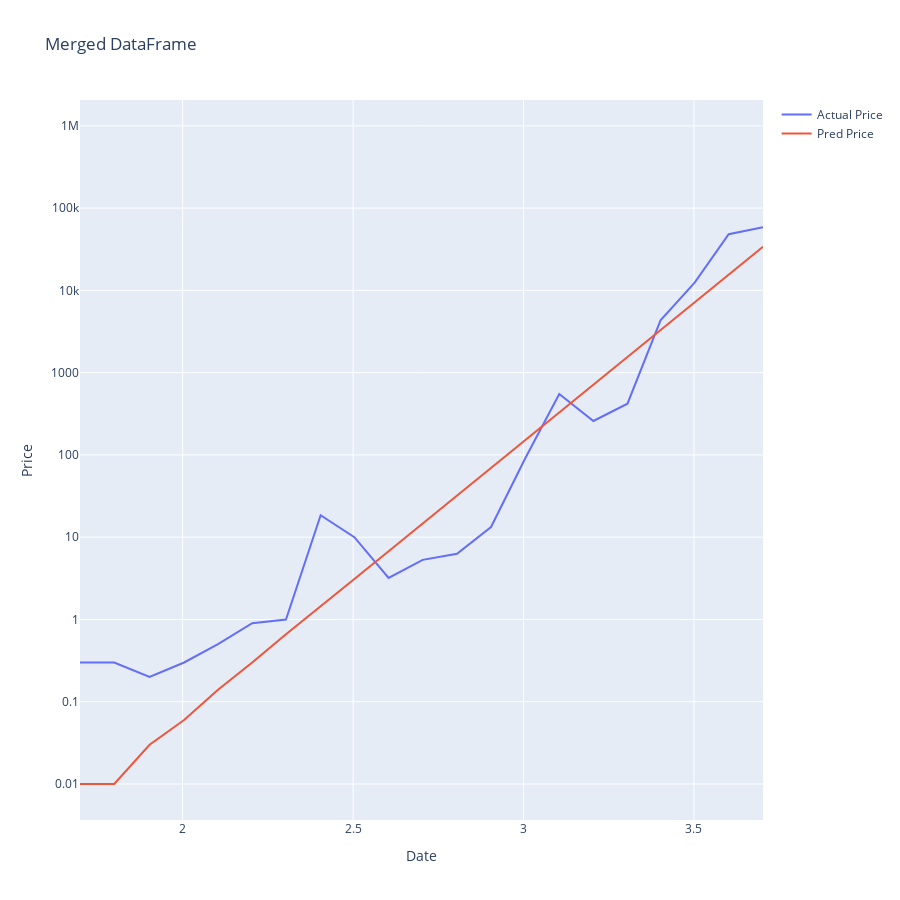

The code cell stored with this chart in its notebook:
### Code cell
import plotly.graph_objects as go

# Create the plot
fig = go.Figure()

# Add the price_x data
fig.add_trace(go.Scatter(
    x=merged_pred_df['log10 index'],
    y=merged_pred_df['price_x'],
    mode='lines',
    name='Actual Price'
))

# Add the price_y data
fig.add_trace(go.Scatter(
    x=merged_pred_df['log10 index'],
    y=merged_pred_df['price'],
    mode='lines',
    name='Pred Price'
))

# Set the x-axis label
fig.update_xaxes(title_text='Date')

# Set the y-axis label
fig.update_yaxes(title_text='Price')

# Set the title of the plot
fig.update_layout(title='Merged DataFrame')
# Set the y-axis scale to log
fig.update_yaxes(type='log')
# Show the plot

fig.update_layout(
    width=900,  # Set the width of the plot
    height=900  # Set the height of the plot
)



fig.show()

### Figure 1 — Plotly figure (JSON) as saved in the notebook; plotly's stock layout.template omitted (floating-point values rounded to 4 significant figures)
{"data": [{"mode": "lines", "name": "Actual Price", "type": "scatter", "x": [1.699, 1.799, 1.903, 2.004, 2.104, 2.204, 2.303, 2.405, 2.504, 2.604, 2.704, 2.805, 2.905, 3.005, 3.105, 3.205, 3.305, 3.402, 3.502, 3.602, 3.703, null, null, null, null], "y": [0.3, 0.3, 0.2, 0.3, 0.5, 0.9, 1, 18.5, 10, 3.2, 5.3, 6.3, 13.3, 90.4, 549.6, 258.6, 419.3, 4326.0, 12410.0, 48200.0, 58720.0, null, null, null, null]}, {"mode": "lines", "name": "Pred Price", "type": "scatter", "x": [1.699, 1.799, 1.903, 2.004, 2.104, 2.204, 2.303, 2.405, 2.504, 2.604, 2.704, 2.805, 2.905, 3.005, 3.105, 3.205, 3.305, 3.402, 3.502, 3.602, 3.703, null, null, null, null], "y": ["$0.01", "$0.01", "$0.03", "$0.06", "$0.14", "$0.30", "$0.66", "$1.43", "$3.11", "$6.75", "$14.64", "$31.77", "$68.94", "$149.62", "$324.70", "$704.64", "$1,529.20", "$3,318.61", "$7,201.95", "$15,629.44", "$33,918.50", "$73,608.85", "$159,743.59", "$346,670.44", "$752,333.14"]}], "layout": {"height": 900, "title": {"text": "Merged DataFrame"}, "width": 900, "xaxis": {"title": {"text": "Date"}}, "yaxis": {"title": {"text": "Price"}, "type": "log"}}}
